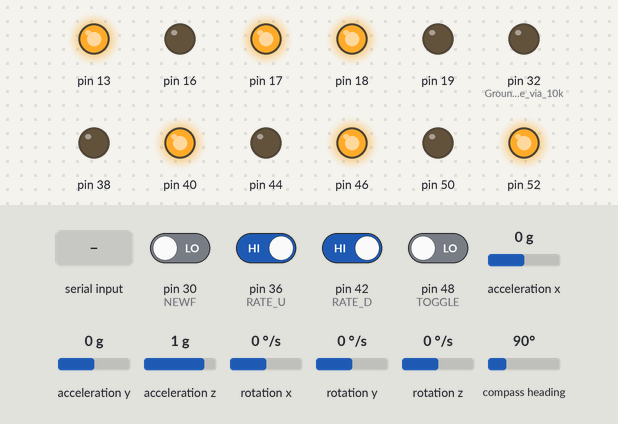
Bench run of a sketch on a simulated Arduino Mega 2560, built with avr-gcc and run on an emulated ATmega2560. On the bench: output pins drawn as LEDs (lit = HIGH). Wiring (inferred from the names in the program): HMC5883L compass at I2C address 0x1E; ADXL345 accelerometer at I2C address 0x53; ITG-3200 gyroscope at I2C address 0x68. The test bench sets the inputs (shaded band); at power-on: pin 36 (RATE_U), pin 42 (RATE_D) HIGH, pin 30 (NEWF), pin 48 (TOGGLE) LOW, acceleration x 0 g, acceleration y 0 g, acceleration z 1 g, rotation x 0 °/s, rotation y 0 °/s, rotation z 0 °/s, compass heading 90°. Pins used as bus, display or sensor lines are not drawn; what the sketch prints to the serial monitor is not drawn.

Above: at 7.5 s.
7.6 s: pin 30 (NEWF) driven HIGH
10.6 s: pin 42 (RATE_D) driven LOW
At 11.5 s:
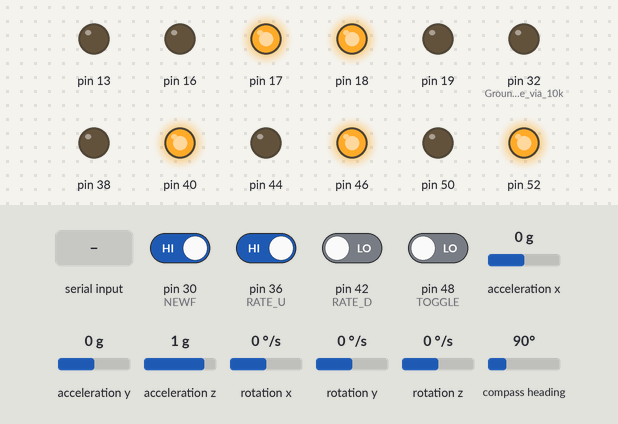
13.6 s: pin 36 (RATE_U) driven LOW
At 14.6 s:
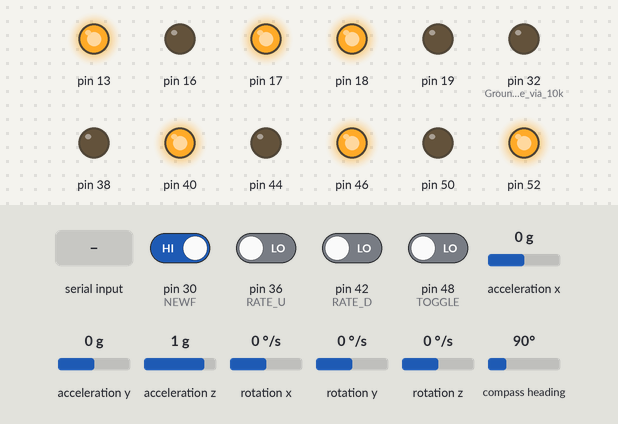
15.3 s: pin 48 (TOGGLE) driven HIGH
18.3 s: "200\n" received over Serial
21.3 s: "30,150\n" received over Serial
Timing chart, 0 to 25.3 s (numbered marks = the images above; inputs shaded):
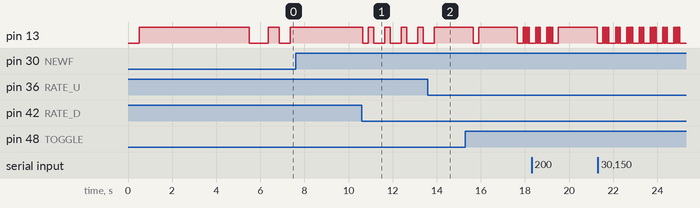

The sketch:

IMU_9Dof.ino
```cpp
/*
 *  I M U   -   I N E R T I A L    M E A S U R E M E N T    U N I T
 *
 *        Arduino Mega Pro 5v and SFE 9Dof Sensor Stick
 *
 */

#include <Wire.h>

#include "ADXL345.h"
#include "HMC5883L.h"
#include "ITG3200.h"
#include "imu.h"

// store error strings in flash to save RAM
//#define error(s) error_P(PSTR(s))

//SDA is pin 20, SCL is pin 21
//VCC is pin 18 and GND pin 19


const int NEWF = 30; // Stop and restart serial connection (Useful for OpenLog)
const int RATE_U = 36; // Button to increase recording speed
const int RATE_D = 42; // Button to decrease speed
const int TOGGLE = 48; // Button input to start/stop recording

unsigned long startTime = 0; // Time to subtract from millis()

// Initialise classes
imu imu(18, 19);
adxl adxl;
hmc hmc;
itg itg;

unsigned int maxRate = 2000; // Maximum rate. 0.5Hz
unsigned int minRate = 40; // Minimum time period for logging. 25Hz
unsigned int rate = minRate; // Initial time period is fastest possible by default
int frequency = 1000/rate; // 1000ms in 1 second

boolean notify = 0; //Notification LED state
boolean toggleState = 0;
boolean rateUState = 0;
boolean rateDState = 0;
unsigned int rateInc = 10; // milliseconds to increase rate by each time

unsigned long lastBounce = 0;  //debouncing control
int bounceThreshold = 250; // 1/4 of a second

// More stable timing between readings:
long then = 0;
long now = 0;
long waitTime = 0;

int ax, ay, az;
int gx, gy, gz;
int mx, my, mz;

byte buffer; // Setting read buffer

// Default settings
boolean logax = true;
boolean logay = true;
boolean logaz = true;
boolean loggx = true;
boolean loggy = true;
boolean loggz = true;
boolean logmx = true;
boolean logmy = true;
boolean logmz = true;
unsigned long logfor = 0; // 0 to 9999000 milliseconds
unsigned long logperiod = 0; // 0 to 9999000 milliseconds


void setup() {

  pinMode(TOGGLE, INPUT);
  pinMode(RATE_U, INPUT);
  pinMode(RATE_U, INPUT);

  pinMode(34, OUTPUT); //Power for buttons
  pinMode(40, OUTPUT);
  pinMode(46, OUTPUT);
  pinMode(52, OUTPUT);
  digitalWrite(34, HIGH);
  digitalWrite(40, HIGH);
  digitalWrite(46, HIGH);
  digitalWrite(52, HIGH);
  pinMode(32, OUTPUT); // Ground reference via 10k resistor
  pinMode(38, OUTPUT);
  pinMode(44, OUTPUT);
  pinMode(50, OUTPUT);
  digitalWrite(32, LOW);
  digitalWrite(38, LOW);
  digitalWrite(44, LOW);
  digitalWrite(50, LOW);

  // VCC and GND for Serial3:
  pinMode(16, OUTPUT);
  pinMode(17, OUTPUT);
  digitalWrite(16, LOW);
  digitalWrite(17, HIGH);

  pinMode(13, OUTPUT);

  imu.init();

  delay(500);

  adxl.init();
  hmc.init();
  itg.init();

  digitalWrite(13, HIGH);
  delay(5000);
  digitalWrite(13, LOW);

  Serial.begin(9600); // Logging Port
  Serial3.begin(9600); // Debug Port

  readConfig();

  delay(500);

  // Print CSV Header
  Serial.print("\"t\"");
  if( logax ) Serial.print(",\"ax\"");
  if( logay ) Serial.print(",\"ay\"");
  if( logaz ) Serial.print(",\"az\"");
  if( loggx ) Serial.print(",\"gx\"");
  if( loggy ) Serial.print(",\"gy\"");
  if( loggz ) Serial.print(",\"gz\"");
  if( logmx ) Serial.print(",\"mx\"");
  if( logmy ) Serial.print(",\"my\"");
  if( logmz ) Serial.print(",\"mz\"");
  Serial.println("");

  Serial3.print("t, frequency, ");
  Serial3.println(frequency);

}


void loop() {

  if( toggleState == 1 && digitalRead(RATE_U) == LOW && digitalRead(RATE_D) == LOW ){

    then = millis();

    Serial.print(millis() - startTime);

    if( logax ){
      ax = adxl.getAccel('x');
      Serial.print(",");
      Serial.print(ax);
    }
    if( logay ){
      ay = adxl.getAccel('y');
      Serial.print(",");
      Serial.print(ay);
    }
    if( logaz ){
      az = adxl.getAccel('z');
      Serial.print(",");
      Serial.print(az);
    }


    if( loggx ){
      gx = itg.getGyro('x');
      Serial.print(",");
      Serial.print(gx);
    }
    if( loggy ){
      gy = itg.getGyro('y');
      Serial.print(",");
      Serial.print(gy);
    }
    if( loggz ){
      gz = itg.getGyro('z');
      Serial.print(",");
      Serial.print(gz);
    }


    if( logmx ){
      mx = hmc.getMag('x');
      if(mx == -4096){ mx = 0; Serial3.print(millis() - startTime); Serial3.println("mx, error, over/underflow");}
      Serial.print(",");
      Serial.print(mx);
    }
    if( logmy ){
      my = hmc.getMag('y');
      if(my == -4096){ my = 0; Serial3.print(millis() - startTime); Serial3.println("my, error, over/underflow");}
      Serial.print(",");
      Serial.print(my);
    }
    if( logmz ){
      mz = hmc.getMag('z');
      if(mz == -4096){ mz = 0; Serial3.print(millis() - startTime); Serial3.println("mz, error, over/underflow");}
      Serial.print(",");
      Serial.print(mz);
    }

    Serial.println("");

    digitalWrite(13, notify);
    notify = !notify;

    now = millis();

    waitTime = rate - (now - then); // Remove program opperation time from delay

    if(waitTime < 0){
      waitTime = 0; //If we took longer than rate
      Serial3.println("t, warn, can't keep up");
    }

    delay(waitTime);

    if( millis() >= logperiod && logfor != 0 ){ // If we've passed the time when we should stop
      toggleState = 0;
    }

  }


  if( digitalRead( TOGGLE ) == HIGH && millis() - lastBounce > bounceThreshold){

    toggleState = !toggleState;
    if(toggleState == 0) digitalWrite( 13, LOW);
    if(startTime == 0) startTime = millis();
    if(toggleState == 1){
      logperiod = millis() + logfor; // logperiod is the time in millis when we stop
    }

    lastBounce = millis();

    if( !logax && !logay && !logaz && !loggx && !loggy && !loggz && !logmx && !logmy && !logmz ){
      Serial3.println("l, complaint, IMU.CFG isn't asking for anything to be logged. Pillock.");
      toggleState = 0;
    }

  }


  if( digitalRead( RATE_D ) == HIGH && millis() - lastBounce > bounceThreshold){

    digitalWrite(13, HIGH);
    rate = rate + rateInc;
    if( rate >= maxRate){
      rate = maxRate; //max 2 seconds
      delay(250);
      digitalWrite( 13, LOW);
      delay(250);
    }
    lastBounce = millis();

    frequency = 1000/rate;
    Serial3.print("t, frequency, ");
    Serial3.print(frequency);
    Serial3.println(" Hz");

  }


  if( digitalRead( RATE_U ) == HIGH && millis() - lastBounce > bounceThreshold){

    digitalWrite(13, HIGH);
    rate = rate - rateInc;
    if (rate <= minRate || rate > maxRate){ // If the unsigned long has rocked over
      rate = minRate; // don't allow the rate to increase beyond the defined maximum
      delay(250);
      digitalWrite( 13, LOW);
      delay(250);
    }
    lastBounce = millis();

    frequency = 1000/rate;
    Serial3.print("t, frequency, ");
    Serial3.print(frequency);
    Serial3.println(" Hz");

  }


  if( digitalRead( NEWF ) == HIGH && millis() - lastBounce > bounceThreshold){

    newFile();

  }

  // if we're not using the LED for flashing and there are no buttons being pressed, turn it off.
  if( toggleState == 0 && millis() - lastBounce > bounceThreshold){
    digitalWrite( 13, LOW);
  }


}


void readConfig() {

  // We need to read the IMU.CFG off the OpenLog
  // Send CTRL+Z 3 times to enter command mode:
  Serial.write(26); // CTRL+Z
  Serial.write(26);
  Serial.write(26);
  delay(10);

  // effectively clear Serial port
  Serial.flush();
  while( Serial.available() >= 1 ){
    byte temp = Serial.read();
    if( temp == 26 ){
      Serial3.println("c, error, OpenLog is backchatting; Turn echo off in CONFIG.TXT");
      loop(); //Exit out as Config is unreadable
      break;
    }
  }

  delay(10);

  // Read AX config:
  Serial.print("read IMU.CFG 0 1");
  Serial.write(13);
  Serial.flush();
  delay(5);
  while( Serial.available() ){
    buffer = Serial.read();
    if( buffer == '1' ){
      logax = true;
      Serial3.println("Logging ax");
    } else if( buffer == '0'){
      logax = false;
    } else if( buffer == ','){
      Serial3.println("c, error, Unexpected comma whilst reading IMU.CFG; check formatting @ ax");
      loop(); // Config unreadable, return to loop
    }
  }

  // Read AY config:
  Serial.print("read IMU.CFG 2 1");
  Serial.write(13);
  Serial.flush();
  delay(5);
  while( Serial.available() ){
    buffer = Serial.read();
    if( buffer == '1' ){
      logay = true;
      Serial3.println("Logging ay");
    } else if( buffer == '0'){
      logay = false;
    } else if( buffer == ','){
      Serial3.println("c, error, Unexpected comma whilst reading IMU.CFG; check formatting @ ay");
      loop(); // Config unreadable, return to loop
    }
  }

  // Read AZ config:
  Serial.print("read IMU.CFG 4 1");
  Serial.write(13);
  Serial.flush();
  delay(5);
  while( Serial.available() ){
    buffer = Serial.read();
    if( buffer == '1' ){
      logaz = true;
      Serial3.println("Logging az");
    } else if( buffer == '0'){
      logaz = false;
    } else if( buffer == ','){
      Serial3.println("c, error, Unexpected comma whilst reading IMU.CFG; check formatting @ az");
      loop(); // Config unreadable, return to loop
    }
  }

  // Read GX config:
  Serial.print("read IMU.CFG 6 1");
  Serial.write(13);
  Serial.flush();
  delay(5);
  while( Serial.available() ){
    buffer = Serial.read();
    if( buffer == '1' ){
      loggx = true;
      Serial3.println("Logging gx");
    } else if( buffer == '0'){
      loggx = false;
    } else if( buffer == ','){
      Serial3.println("c, error, Unexpected comma whilst reading IMU.CFG; check formatting @ gx");
      loop(); // Config unreadable, return to loop
    }
  }

  // Read GY config:
  Serial.print("read IMU.CFG 8 1");
  Serial.write(13);
  Serial.flush();
  delay(5);
  while( Serial.available() ){
    buffer = Serial.read();
    if( buffer == '1' ){
      loggy = true;
      Serial3.println("Logging gy");
    } else if( buffer == '0'){
      loggy = false;
    } else if( buffer == ','){
      Serial3.println("c, error, Unexpected comma whilst reading IMU.CFG; check formatting @ gy");
      loop(); // Config unreadable, return to loop
    }
  }

  // Read GZ config:
  Serial.print("read IMU.CFG 10 1");
  Serial.write(13);
  Serial.flush();
  delay(5);
  while( Serial.available() ){
    buffer = Serial.read();
    if( buffer == '1' ){
      loggz = true;
      Serial3.println("Logging gz");
    } else if( buffer == '0'){
      loggz = false;
    } else if( buffer == ','){
      Serial3.println("c, error, Unexpected comma whilst reading IMU.CFG; check formatting @ gz");
      loop(); // Config unreadable, return to loop
    }
  }

  // Read MX config:
  Serial.print("read IMU.CFG 12 1");
  Serial.write(13);
  Serial.flush();
  delay(5);
  while( Serial.available() ){
    buffer = Serial.read();
    if( buffer == '1' ){
      logmx = true;
      Serial3.println("Logging mx");
    } else if( buffer == '0'){
      logmx = false;
    } else if( buffer == ','){
      Serial3.println("c, error, Unexpected comma whilst reading IMU.CFG; check formatting @ mx");
      loop(); // Config unreadable, return to loop
    }
  }

  // Read MY config:
  Serial.print("read IMU.CFG 14 1");
  Serial.write(13);
  Serial.flush();
  delay(5);
  while( Serial.available() ){
    buffer = Serial.read();
    if( buffer == '1' ){
      logmy = true;
      Serial3.println("Logging my");
    } else if( buffer == '0'){
      logmy = false;
    } else if( buffer == ','){
      Serial3.println("c, error, Unexpected comma whilst reading IMU.CFG; check formatting @ my");
      loop(); // Config unreadable, return to loop
    }
  }

  // Read MZ config:
  Serial.print("read IMU.CFG 16 1");
  Serial.write(13);
  Serial.flush();
  delay(5);
  while( Serial.available() ){
    buffer = Serial.read();
    if( buffer == '1' ){
      logmz = true;
      Serial3.println("Logging mz");
    } else if( buffer == '0'){
      logmz = false;
    } else if( buffer == ','){
      Serial3.println("c, error, Unexpected comma whilst reading IMU.CFG; check formatting @ mz");
      loop(); // Config unreadable, return to loop
    }
  }


  // ri, rma and rmi config will be added eventually

  // Clear Serial buffer:
  while( Serial.available() ){
    byte temp = Serial.read();
  }

  // Read logfor config:
  int thousands = 0;
  int hundreds = 0;
  int tens = 0;
  int units = 0;
  Serial.print("read IMU.CFG 33 1"); // Thousands
  Serial.write(13);
  Serial.flush();
  delay(5);
  while( Serial.available() ){
    buffer = Serial.read();
    if( buffer < 48 || buffer > 57){
      Serial3.println("c, error, logfor wasn't supplied with a number at the thousands column");
    }
    thousands = buffer - 48; // ASCII '0' has decimal code 48, so numbers are ASCII val - 48
  }
  Serial.print("read IMU.CFG 34 1"); // Hundreds
  Serial.write(13);
  Serial.flush();
  delay(5);
  while( Serial.available() ){
    buffer = Serial.read();
    if( buffer < 48 || buffer > 57){
      Serial3.println("c, error, logfor wasn't supplied with a number at the hundreds column");
    }
    hundreds = buffer - 48;
  }
  Serial.print("read IMU.CFG 35 1"); // Tens
  Serial.write(13);
  Serial.flush();
  delay(5);
  while( Serial.available() ){
    buffer = Serial.read();
    if( buffer < 48 || buffer > 57){
      Serial3.println("c, error, logfor wasn't supplied with a number at the tens column");
    }
    tens = buffer - 48;
  }
  Serial.print("read IMU.CFG 36 1"); // Units
  Serial.write(13);
  Serial.flush();
  delay(5);
  while( Serial.available() ){
    buffer = Serial.read();
    if( buffer < 48 || buffer > 57){
      Serial3.println("c, error, logfor wasn't supplied with a number at the units column");
    }
    units = buffer - 48;
  }

  logfor = (thousands * 1000) + (hundreds * 100) + (tens * 10) + units;
  logfor = logfor * 1000; // convert from seconds to millis

  // Temporary whilst bug fixing:
  logfor = 20000; // 20 seconds

  logperiod = logfor;

  Serial3.print("c, notice, will log in bursts of "); Serial3.print(logfor); Serial3.println(" seconds.");

  Serial3.println("c, notice, Configuration read from OpenLog");

  Serial.print("reset");
  Serial.write(13);
  delay(10);
}


void newFile() {

  digitalWrite(13, HIGH);
  Serial.flush();
  delay(250);

  Serial.write(26); Serial.write(26); Serial.write(26); //Send openlog command dropin (CTRL+Z)
  delay(10);
  Serial.print("sync\r"); // Ask OpenLog to write any remaining charachters in the buffer to the SD card
  delay(500);
  Serial.print("reset\r");
  delay(1000); // Give the OpenLog some time


  Serial.print("\"t\"");
  if( logax ) Serial.print(",\"ax\"");
  if( logay ) Serial.print(",\"ay\"");
  if( logaz ) Serial.print(",\"az\"");
  if( loggx ) Serial.print(",\"gx\"");
  if( loggy ) Serial.print(",\"gy\"");
  if( loggz ) Serial.print(",\"gz\"");
  if( logmx ) Serial.print(",\"mx\"");
  if( logmy ) Serial.print(",\"my\"");
  if( logmz ) Serial.print(",\"mz\"");
  Serial.println("");

  digitalWrite(13, LOW);
  lastBounce = millis();

  toggleState = 0; // reset variables
  rate = minRate;
  startTime = 0;
  notify = 1;

}


void makeConfig(){

  // Write IMU.CFG to the SD card via OpenLog

}
```

ADXL345.cpp
```cpp
/*
 *  I M U   -   I N E R T I A L    M E A S U R E M E N T    U N I T
 *
 *           ADXL245 Accelerometer Interface Library
 *                         SOURCE FILE
 */


#include "ADXL345.h"


// Constructor
adxl::adxl(){

  // Accelerometer Address
  ADXL_ADDR = 0x53;
  // Init Instructions
  POWER_CTL = 0x2D;// POWER_CTL
  MEASURE   = 0x09;// measurement mode, 4hz wakeup
  FORMAT    = 0x31;// DATA_FORMAT
  MODE      = 0x03;// Go into 16g mode
  // Data register addresses
  X0 = 0x32;
  X1 = 0x33;
  Y0 = 0x34;
  Y1 = 0x35;
  Z0 = 0x36;
  Z1 = 0x37;

}


// Initialisation code:
void adxl::init(){

  Wire.beginTransmission(ADXL_ADDR); // transmit to ADXL345
  Wire.write(POWER_CTL);// POWER_CTL
  Wire.write(MEASURE);// measurement mode, 4hz wakeup
  Wire.write(FORMAT);// DATA_FORMAT
  Wire.write(MODE);// Go into 16g mode
  Wire.endTransmission(); // stop transmitting

}


// Request a byte of information:
byte adxl::requestByte( char dir ){
  Wire.beginTransmission(ADXL_ADDR); // transmit to ADXL345
  Wire.write(dir);
  Wire.endTransmission(); // stop transmitting
  Wire.requestFrom(ADXL_ADDR, 1); // request 1 byte from ADXL345
  while(Wire.available())
  {
    return(Wire.read());
  }
}


// Get acceleration for a direction
int adxl::getAccel(char dir){
  int var;

  if(dir=='x'){
    var=requestByte(X0);
    var=var+(requestByte(X1)<<8);
  }
  else if(dir=='y'){
    var=requestByte(Y0);
    var=var+(requestByte(Y1)<<8);
  }
  else if(dir=='z'){
    var=requestByte(Z0);
    var=var+(requestByte(Z1)<<8);
  }

  return(var);
}
```

ADXL345.h
```cpp
/*
 *  I M U   -   I N E R T I A L    M E A S U R E M E N T    U N I T
 *
 *           ADXL245 Accelerometer Interface Library
 *                           HEADER
 */

#include "Arduino.h"
#include <Wire.h>

class adxl{

  public:
    adxl();
    void init();
    byte requestByte( char dir );
    int getAccel( char dir );


  private:
    // Accelerometer Address
    int ADXL_ADDR;
    // Init Instructions
    int POWER_CTL;
    int MEASURE;
    int FORMAT;
    int MODE;
    // Data register addresses
    int X0;
    int X1;
    int Y0;
    int Y1;
    int Z0;
    int Z1;
    // getDir variable
    int var;

};
```

HMC5883L.cpp
```cpp
/*
 *  I M U   -   I N E R T I A L    M E A S U R E M E N T    U N I T
 *
 *           HMC588L Magnetometer Interface Library
 *                         SOURCE FILE
 */


#include "HMC5883L.h"


// Constructor
hmc::hmc(){

  // Magnetometer Address
  HMC_ADDR = 0x1E;
  CONF_A = 0x00;
  CONF_B = 0x01;
  MODE = 0x02;

  // Data register addresses
  X0 = 0x03;
  X1 = 0x04;
  Y0 = 0x07;
  Y1 = 0x08;
  Z0 = 0x05;
  Z1 = 0x06;

}


// Initialisation code:
void hmc::init(){

  Wire.beginTransmission(HMC_ADDR);
  Wire.write(MODE);
  Wire.write(0x00); //Continuous measurement
  Wire.endTransmission();

}


int hmc::getMag( char dir ){

  int mx, my, mz;

  Wire.beginTransmission(HMC_ADDR);
  Wire.write(X0); //select register 3, X MSB register
  Wire.endTransmission();


 //Read data from each axis, 2 registers per axis
  Wire.requestFrom(HMC_ADDR, 6);
  if(6<=Wire.available()){
    mx = Wire.read()<<8; //X msb
    mx |= Wire.read(); //X lsb
    mz = Wire.read()<<8; //Z msb
    mz |= Wire.read(); //Z lsb
    my = Wire.read()<<8; //Y msb
    my |= Wire.read(); //Y lsb
  }

  if( dir == 'x' ){
    return mx;
  } else if( dir == 'y' ){
    return my;
  } else if( dir == 'z' ){
    return mz;
  }

}
```

Source omitted: HMC5883L.h (437 bytes), ITG3200.cpp (3218 bytes), ITG3200.h (578 bytes), imu.cpp (611 bytes), imu.h (383 bytes)

Measured:
- after the input at 7.6 s, every drawn part: stays the same
- after the input at 13.6 s, pin 13: goes on until 13.9 s, then stays HIGH
- by itself, pin 13: repeats every 0.75 s: HIGH 0.25 s, LOW 0.50 s
